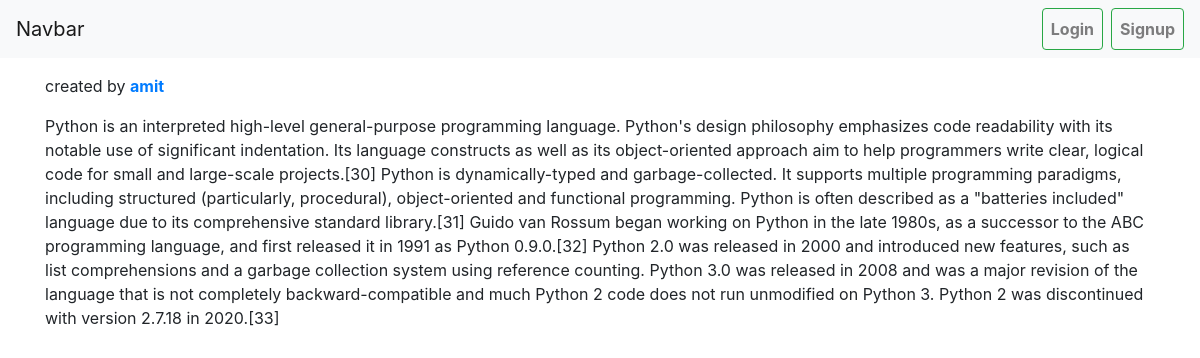
The app's page /detail/5 with its own data.
### user/models.py (models this page shows, shortened)
class Post(models.Model):
    user = models.ForeignKey(User, on_delete=models.CASCADE)
    text = models.TextField(blank = False, null = False)
    created_at = models.DateTimeField(default=timezone.now)
    updated_at = models.DateTimeField(default=timezone.now)
    def __str__(self):
        return self.user.username

### user/views.py (the view)
# urls.py: path('detail/<int:id>',views.blogPost),
def blogPost(request,id):
    post=Post.objects.filter(id=id)[0]
    context={"post":post}
    print(post)
    return render(request,"user/blogPost.html",context)

### user/templates/user/blogPost.html
{% extends 'user/base.html' %}
{% load crispy_forms_tags %}
{% block content %}
<div style="background-color:white;" class="container my-3">
  <div class="blog-post">
    <p class="blog-post-meta">{{post.timestamp}}created by <a href=""><b>{{post.user}}</b></a></p>
    <p>{{post.text}}</p>
  </div>
</div>
{% endblock content %}

### records on screen
Post: user "amit", text "Python is an interpreted high-level general-purpose programming language. Python's design philosophy emphasizes code readability with its notable use of significant indentation. Its language constructs as well as its object-oriented approach aim to help programmers write clear, logical code for small and large-scale projects.[30] Python is dynamically-typed and garbage-collected. It supports multiple programming paradigms, including structured (particularly, procedural), object-oriented and functional programming. Python is often described as a \"batteries included\" language due to its comprehensive standard library.[31] Guido van Rossum began working on Python in the late 1980s, as a…"
